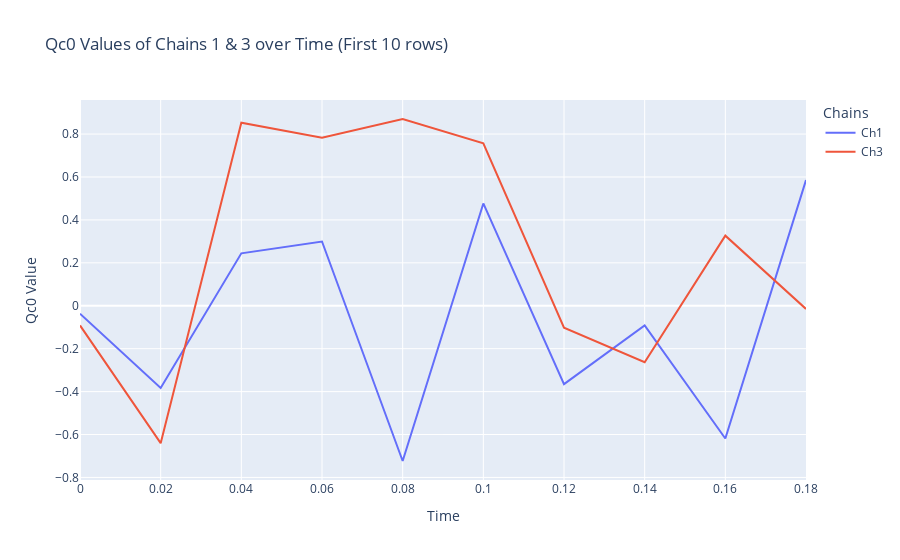

Notebook source saved alongside this figure:
### Markdown cell above
# PLOT OF CHAIN 1 with CHAIN 3

### Code cell
# Specify the column name for comparison
column_name = 'Qc0'

# Create a DataFrame for the first 10 rows of all chains
data = pd.concat([ch1.head(10), ch3.head(10)],
                 keys=['Ch1', 'Ch3'])

# Create an interactive line plot using Plotly
fig = px.line(data, x='time', y=column_name, color=data.index.get_level_values(0),
              labels={'time': 'Time', column_name: 'Qc0 Value'},
              title=f'{column_name} Values of Chains 1 & 3 over Time (First 10 rows)')
fig.update_layout(legend_title_text='Chains')
fig.show()

### Figure 1 — Plotly figure (JSON) as saved in the notebook; plotly's stock layout.template omitted (floating-point values rounded to 4 significant figures)
{"data": [{"hovertemplate": "color=Ch1<br>Time=%{x}<br>Qc0 Value=%{y}<extra></extra>", "legendgroup": "Ch1", "line": {"color": "#636efa", "dash": "solid"}, "marker": {"symbol": "circle"}, "mode": "lines", "name": "Ch1", "orientation": "v", "showlegend": true, "type": "scatter", "x": [0, 0.02, 0.04, 0.06, 0.08, 0.1, 0.12, 0.14, 0.16, 0.18], "xaxis": "x", "y": [-0.03725, -0.3829, 0.2444, 0.2994, -0.7234, 0.4766, -0.3654, -0.09198, -0.6186, 0.5857], "yaxis": "y"}, {"hovertemplate": "color=Ch3<br>Time=%{x}<br>Qc0 Value=%{y}<extra></extra>", "legendgroup": "Ch3", "line": {"color": "#EF553B", "dash": "solid"}, "marker": {"symbol": "circle"}, "mode": "lines", "name": "Ch3", "orientation": "v", "showlegend": true, "type": "scatter", "x": [0, 0.02, 0.04, 0.06, 0.08, 0.1, 0.12, 0.14, 0.16, 0.18], "xaxis": "x", "y": [-0.09169, -0.6402, 0.8531, 0.783, 0.8702, 0.7566, -0.1025, -0.2632, 0.3267, -0.01465], "yaxis": "y"}], "layout": {"legend": {"title": {"text": "Chains"}, "tracegroupgap": 0}, "title": {"text": "Qc0 Values of Chains 1 & 3 over Time (First 10 rows)"}, "xaxis": {"anchor": "y", "domain": [0, 1], "title": {"text": "Time"}}, "yaxis": {"anchor": "x", "domain": [0, 1], "title": {"text": "Qc0 Value"}}}}
